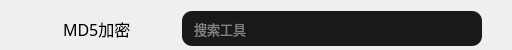
       <widget class="QWidget" name="widget" native="true">
        <property name="minimumSize">
         <size>
          <width>0</width>
          <height>50</height>
         </size>
        </property>
        <property name="maximumSize">
         <size>
          <width>16777215</width>
          <height>50</height>
         </size>
        </property>
        <property name="styleSheet">
         <string notr="true">QToolButton {
    qproperty-iconSize: 22px 22px;
	/*padding-left: 15px;*/
	background-color: rgba(255, 255, 255, 0);
	border: none;
	border-radius:0px;
	color: rgb(255, 255, 255);
	text-align: center;
}

QToolButton::menu-indicator { 
	image: None;
}

QToolButton:hover {
	border-radius:0px;
	color: rgb(255, 255, 255);
	
	background-color: rgba(20, 30, 36,0);
	border: none;
}
 
QToolButton:checked {
	border-radius:0px;
	color: rgb(255, 255, 255);
	background-color: rgba(20, 30, 36,0);
	border: none;
}</string>
        </property>
        <layout class="QHBoxLayout" name="horizontalLayout_5">
         <property name="spacing">
          <number>11</number>
         </property>
         <property name="leftMargin">
          <number>1</number>
         </property>
         <property name="topMargin">
          <number>9</number>
         </property>
         <property name="rightMargin">
          <number>0</number>
         </property>
         <property name="bottomMargin">
          <number>2</number>
         </property>
         <item>
          <widget class="QToolButton" name="toolButton_3">
           <property name="sizePolicy">
            <sizepolicy hsizetype="Fixed" vsizetype="Fixed">
             <horstretch>0</horstretch>
             <verstretch>0</verstretch>
            </sizepolicy>
           </property>
           <property name="minimumSize">
            <size>
             <width>20</width>
             <height>20</height>
            </size>
           </property>
           <property name="maximumSize">
            <size>
             <width>20</width>
             <height>20</height>
            </size>
           </property>
           <property name="text">
            <string/>
           </property>
           <property name="icon">
            <iconset resource="lib.qrc">
             <normaloff>:/lib/left1.png</normaloff>:/lib/left1.png</iconset>
           </property>
           <property name="iconSize">
            <size>
             <width>22</width>
             <height>22</height>
            </size>
           </property>
          </widget>
         </item>
         <item>
          <widget class="QToolButton" name="toolButton_4">
           <property name="minimumSize">
            <size>
             <width>20</width>
             <height>20</height>
            </size>
           </property>
           <property name="maximumSize">
            <size>
             <width>20</width>
             <height>20</height>
            </size>
           </property>
           <property name="styleSheet">
            <string notr="true"/>
           </property>
           <property name="text">
            <string/>
           </property>
           <property name="icon">
            <iconset resource="lib.qrc">
             <normaloff>:/lib/right1.png</normaloff>:/lib/right1.png</iconset>
           </property>
           <property name="iconSize">
            <size>
             <width>22</width>
             <height>22</height>
            </size>
           </property>
          </widget>
         </item>
         <item>
          <widget class="QLabel" name="label">
           <property name="font">
            <font>
             <family>OPPOSans B</family>
             <pointsize>12</pointsize>
            </font>
           </property>
           <property name="text">
            <string>MD5加密</string>
           </property>
          </widget>
         </item>
         <item>
          <spacer name="horizontalSpacer">
           <property name="orientation">
            <enum>Qt::Horizontal</enum>
           </property>
           <property name="sizeHint" stdset="0">
            <size>
             <width>40</width>
             <height>20</height>
            </size>
           </property>
          </spacer>
         </item>
         <item>
          <widget class="QLineEdit" name="lineEdit_find">
           <property name="minimumSize">
            <size>
             <width>300</width>
             <height>35</height>
            </size>
           </property>
           <property name="maximumSize">
            <size>
             <width>700</width>
             <height>16777215</height>
            </size>
           </property>
           <property name="font">
            <font>
             <family>OPPOSans B</family>
             <pointsize>10</pointsize>
            </font>
           </property>
           <property name="styleSheet">
            <string notr="true">QLineEdit{
color: rgb(231, 238, 244);
border-radius: 14px;
background-color: rgb(25, 25, 25, 255);
border: 0px solid rgba(255, 255, 255, 0);
border-radius: 10px;
padding-left:10px;
padding-right:10px;
}</string>
           </property>
           <property name="placeholderText">
            <string>搜索工具</string>
           </property>
          </widget>
         </item>
         <item>
          <spacer name="horizontalSpacer_3">
           <property name="orientation">
            <enum>Qt::Horizontal</enum>
           </property>
           <property name="sizeType">
            <enum>QSizePolicy::Fixed</enum>
           </property>
           <property name="sizeHint" stdset="0">
            <size>
             <width>30</width>
             <height>20</height>
            </size>
           </property>
          </spacer>
         </item>
        </layout>
       </widget>
